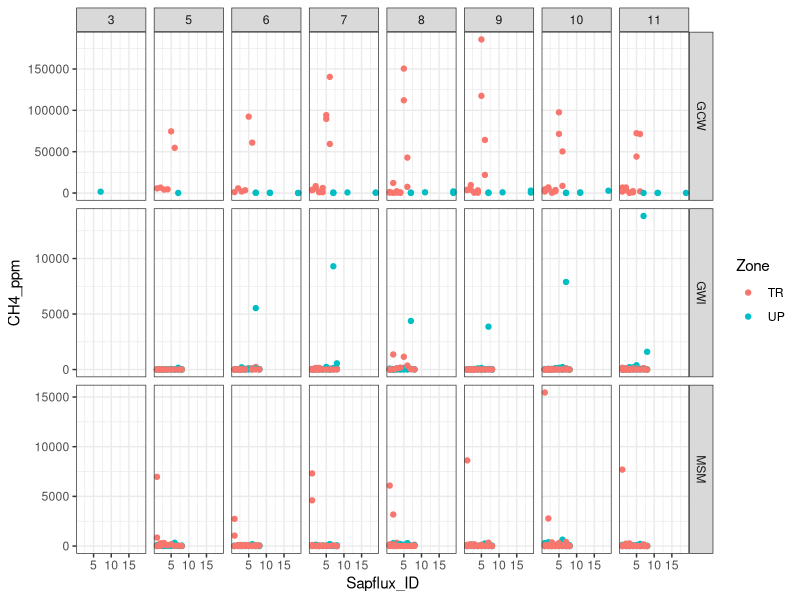
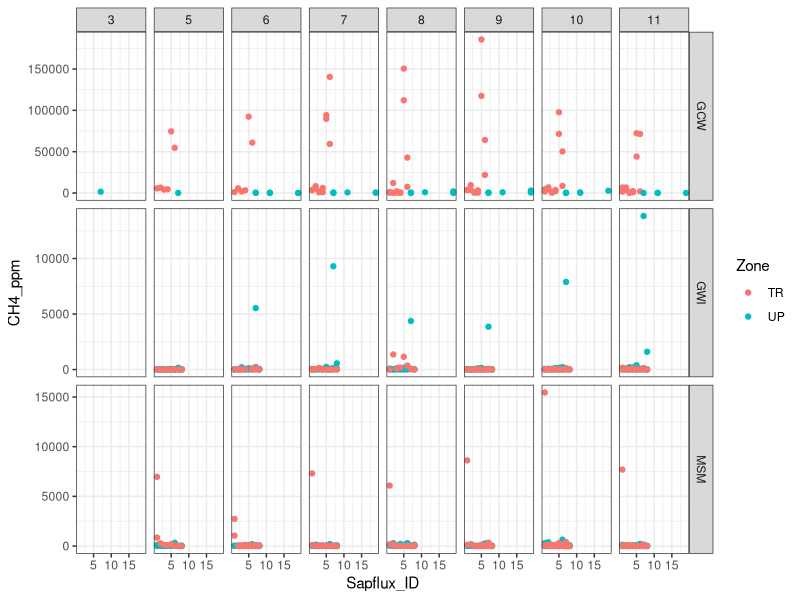
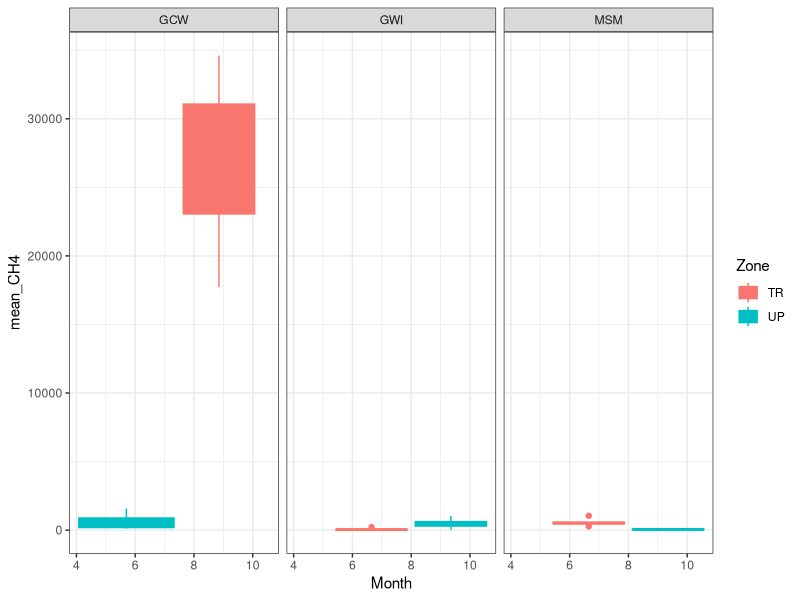

Generate these figures, in order, with R:
## ---- chunk 1
library(dplyr)
library(ggplot2)
library(ggpubr)
library(stringr)
library(readxl)
library(tidyr)
library(tibble)
library(openxlsx)
## ---- chunk 2

#read in 2022 TGAS Data:
dat22 <- read.csv("2022/COMPASS_SynopticCB_TGAS_2022.csv")

#need to deal with some of the tempest data that has the wrong replicate info 
  #a rep of 1 = C7 
  #a rep of 2 = C11
  #a rep of 4 = C19

dat22$Replicate <- as.numeric(dat22$Replicate)

dat22 <- dat22 %>%
  mutate(Replicate = case_when(
    Site == "GCW" & Zone == "UP" & Replicate == 1 ~ 7,
    Site == "GCW" & Zone == "UP" & Replicate == 2 ~ 11,
    Site == "GCW" & Zone == "UP" & Replicate == 4 ~ 19,
    TRUE ~ Replicate  # keep existing value otherwise
  ))

#read in 2023 TGAS Data:
dat23 <- read.csv("2023/COMPASS_SynopticCB_TGAS_2023.csv")


## ---- chunk 3

#read in the tree information about species and dbh
tree_dat <- read.csv("TGAS Tree Info/COMPASS_SynopticCB_TGAS_TreeInfo.csv")
head(tree_dat)

#combine the tree data with the 2022 File 
tree_dat22 <- tree_dat %>%
  select(!"DBH_2023_cm")
dat22_wtree <- left_join(dat22, tree_dat22, by = c("Site", "Zone", "Tree_Code", "Replicate"))

dat22_wtree <- dat22_wtree %>%
  rename(DBH_cm = DBH_2022_cm)

#combine tree data with 2023 File 
tree_dat23 <- tree_dat %>%
  select(!"DBH_2022_cm")
dat23_wtree <- left_join(dat23, tree_dat23, by = c("Site", "Zone", "Tree_Code", "Replicate"))

dat23_wtree <- dat23_wtree %>%
  rename(DBH_cm = DBH_2023_cm)


## ---- chunk 4

#read in the sampling date information
dates <- read.csv("TGAS Tree Info/COMPASS_Synoptic_TGAS_CollectionDates.csv")
head(dates)

#add sampling date and the month # to dat22
dat22_wtree_dates <- dat22_wtree %>%
  left_join(dates %>% select(Site, Year, Month, Day),
            by = c("Site", "Year", "Month")) %>%
  mutate(Month_num = match(Month, month.name))

#add sampling date and the month # to dat23
dat23_wtree_dates <- dat23_wtree %>%
  left_join(dates %>% select(Site, Year, Month, Day),
            by = c("Site", "Year", "Month")) %>%
  mutate(Month_num = match(Month, month.name))


## ---- chunk 5
#combine all the data together in one dataframe
all_dat <- rbind(dat22_wtree_dates, dat23_wtree_dates)

all_dat <- all_dat %>%
  mutate(CO2_ppm = if_else(CO2_ppm < 0, 0, CO2_ppm),
         CO2_ppm = round(CO2_ppm, 3)) %>%
  mutate(CH4_ppm = if_else(CH4_ppm < 0, 0, CH4_ppm),
         CH4_ppm = round(CH4_ppm, 3))

all_dat <- all_dat %>% 
  rename( Sapflux_ID = Replicate, 
          Month_name = Month, 
          Month = Month_num) %>%
  mutate(CH4_Flag = recode(CH4_Flag, "Within Std Curve Range" = "NA")) %>%
  mutate(CO2_Flag = recode(CO2_Flag, "Within Std Curve Range" = "NA")) %>%
  select("Project", "Region", "Year", "Month", "Day", "Site", "Zone", 
         "Sapflux_ID", "Species",
         "DBH_cm" ,  "Status",  "Tree_Info", "Sample_ID","CH4_ppm", 
         "CH4_Flag", "CO2_ppm","CO2_Flag")      



## ---- chunk 6

#pull the column names from the all_dat dataframe and create a new dataframe with them 
metadat <- data.frame(Column_Names = colnames(all_dat))

metadat$Description <- ""
metadat$Units <- ""
metadat$Instrument_ifapplicable <- ""

#add information about each line: 

metadat$Description <- c("Project name: Project component", 
                         "Region samples originated from: CB = Chesapeake Bay",
                         "Year (YYYY) of sample collection", 
                         "Month (#) of sample collection",
                         "Day (#) of sample collection",
                         "Name of sampling transect location (GCW, SWH, MSM, GWI), see dataset locations for coordinates", 
                         "Zone within space-for-time transect (UP=upland, TR=transition)",
                         "Sap flow (SF) id (1-8, 11, 19). The # ID for the sap flow sensor associated with the tree (only live trees)", 
                         "USDA Species code for tree sampled", 
                         "Diameter at breast height (DBH) for tree sampled in same year",
                         "Tree status indicates if the tree was Living or Dead Standing", 
                         "Tree Info indicates if the tree had sap flow monitoring during sampling, dead trees were not monitored for sap flow",
                         "Sample identifier used in laboratory and field", 
                         "Methane concentration of sample from tree gas well", 
                         "Methane concentration flag: NA (data within instrument and std curve range) or Out of Std Curve Range.", 
                         "Carbon Dioxide concentration of sample from tree gas well", 
                         "Carbon Dioxide concentration flag: NA (data within instrument and std curve range) or Out of Std Curve Range." )

metadat$Units <-      c("NA", 
                         "NA",
                         "NA", 
                         "NA",
                         "NA",
                         "NA", 
                         "NA",
                         "NA", 
                         "NA", 
                         "cm",
                         "NA", 
                         "NA",
                         "NA", 
                         "ppm", 
                         "NA", 
                         "ppm", 
                         "NA" )

metadat$Instrument_ifapplicable <-  c("NA", 
                         "NA",
                         "NA", 
                         "NA",
                         "NA",
                         "NA", 
                         "NA",
                         "NA", 
                         "NA", 
                         "DBH tape",
                         "NA", 
                         "NA",
                         "NA", 
                         "Varian 450 GC (Agilent Technologies)", 
                         "NA", 
                         "Varian 450 GC (Agilent Technologies)", 
                         "NA" )


## ---- chunk 7

#write out a csv of all the data to the main folder: 
write.csv(all_dat, "COMPASS_SynopticCB_TGAS_AllData.csv")


#write out a csv of the metadata associated with the data: 
write.csv(metadat, "COMPASS_SynopticCB_TGAS_Metadata.csv")

## ---- chunk 8

#just plot all the data 
ggplot(data=all_dat, aes(x=Sapflux_ID, y=CH4_ppm, fill=Zone, color=Zone))+
  geom_point()+ 
  facet_grid(Site~Month, scales="free_y")+ 
  theme_bw()

#Let's pull out dead trees and only plot the live ones 
live_dat <- subset(all_dat, Status == "Living")

ggplot(data=live_dat, aes(x=Sapflux_ID, y=CH4_ppm, fill=Zone, color=Zone))+
  geom_point()+ 
  facet_grid(Site~Month, scales="free_y")+ 
  theme_bw()

## ---- chunk 9

TGAS_avg <- live_dat %>%
  group_by(Month, Site, Zone) %>%
   dplyr::summarize(mean_CH4 = mean(CH4_ppm, na.rm=TRUE), 
            sd_CH4 = sd(CH4_ppm, na.rm=TRUE), 
            mean_CO2 = mean(CO2_ppm, na.rm=TRUE), 
            sd_CO2 = sd(CO2_ppm, na.rm=TRUE))



ggplot(data=TGAS_avg, aes(x=Month, y=mean_CH4, fill=Zone, color=Zone))+
  geom_boxplot()+ 
  facet_grid(~Site, scales="free_y")+ 
  theme_bw()
